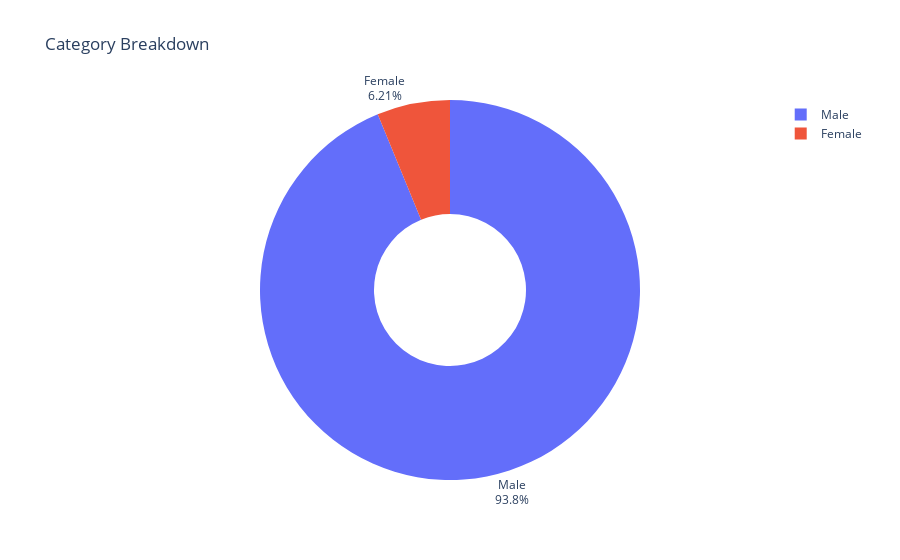

Notebook source saved alongside this figure:
### Markdown cell above
**Challenge**: Create a [donut chart using plotly](https://plotly.com/python/pie-charts/) which shows how many prizes went to men compared to how many prizes went to women. What percentage of all the prizes went to women?

### Code cell
gender_winners = df_data.groupby('sex').count()
fig = px.pie(labels= gender_winners.index.values, 
             values=gender_winners.prize, 
             title="Category Breakdown",
             names=gender_winners.index.values,
             hole=0.4)

fig.update_traces(textposition='outside', textinfo='percent+label')
fig.show()
#Only 6.21% went to women

### Figure 1 — Plotly figure (JSON) as saved in the notebook; plotly's stock layout.template omitted (floating-point values rounded to 4 significant figures)
{"data": [{"domain": {"x": [0, 1], "y": [0, 1]}, "hole": 0.4, "hovertemplate": "label=%{label}<br>value=%{value}<extra></extra>", "labels": ["Female", "Male"], "legendgroup": "", "name": "", "showlegend": true, "textinfo": "percent+label", "textposition": "outside", "type": "pie", "values": [58, 876]}], "layout": {"legend": {"tracegroupgap": 0}, "title": {"text": "Category Breakdown"}}}
